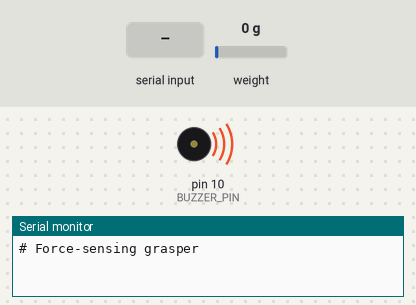
This sketch was run on a simulated Arduino Uno, built with avr-gcc and run on an emulated ATmega328P. Parts: buzzer (waves = sounding), the last lines printed to the serial monitor. The inputs (shaded band) are chosen by the test bench; at power-on: weight on the scale 0 g. EEPROM starts erased.

Above: at 0.05 s.
At 3.3 s:
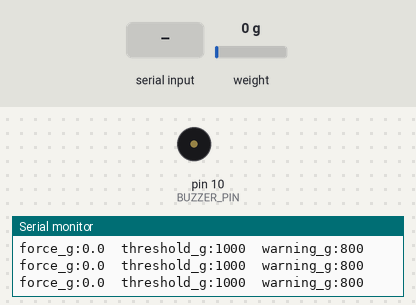
3.4 s: "s\n" received over Serial
4.9 s: "c90\n" received over Serial
6.4 s: "90,45\n" received over Serial
Timing chart, 0 to 9.4 s (numbered marks = the images above; inputs shaded):
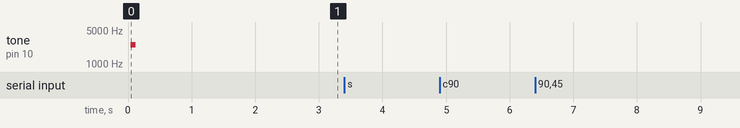

The sketch:

grasper_alarm2.ino
```cpp
/*
  Force-sensing grasper: buzzer alarm when grip force passes a threshold

  Wiring
    Load cell -> HX711          HX711 -> Arduino Uno       Buzzer
    Red   -> E+                 VCC -> 5V                  + (long leg) -> D10
    Black -> E-                 GND -> GND                 - (short leg) -> GND
    White -> A-                 DT  -> D3
    Green -> A+                 SCK -> D2

  Library: "HX711 Arduino Library" by Bogdan Necula (Library Manager).

  Serial Monitor / Plotter at 57600 baud. Type a command and press Enter:
    t         re-zero (tare). Do this with nothing touching the finger ring.
    c         calibrate: you will be asked for a known mass in grams
    s300      set the alarm threshold to 300 g (any number)
    m         mute / unmute the buzzer
    f         flip direction (if squeezing shows negative force)
    p         print current settings
  Calibration and threshold are saved, so they survive unplugging.

  Alarm
    below WARN_FRACTION x threshold   silent
    warning zone                      short beep every 0.5 s
    at or above threshold             continuous tone
    It switches off only after force drops HYSTERESIS_FRACTION below the
    level that turned it on, so it doesn't chatter at the threshold.
*/
#include <EEPROM.h>
#include "HX711.h"

// ---------------- pins ----------------
const uint8_t DT_PIN     = 3;
const uint8_t SCK_PIN    = 2;
const uint8_t BUZZER_PIN = 10;

// ---------------- settings ----------------
// Passive buzzer (needs a tone signal) = true. Active buzzer (beeps on its own
// when given 5 V) = false. If yours is silent or only clicks, flip this.
const bool  BUZZER_IS_PASSIVE   = true;
const int   TONE_HZ             = 2500;


const float DEFAULT_THRESHOLD_G = 1000.0;   // used until you set one with "s"
const float WARN_FRACTION       = 0.80;    // warning starts at 80% of threshold
const float HYSTERESIS_FRACTION = 0.10;    // must drop 10% below to switch off
const float SMOOTHING           = 0.30;    // 0..1, higher = faster but noisier

// Rough counts-per-gram for a 5 kg cell at gain 128. Replace by calibrating ("c").
// Negative because squeezing reads negative on this build; "f" flips it if needed.
const float DEFAULT_CAL_FACTOR  = -420.0;

// ---------------- saved settings ----------------
struct Settings {
  uint32_t magic;
  float    calFactor;    // HX711 counts per gram (sign sets the direction)
  float    thresholdG;
  bool     calibrated;
};
const uint32_t MAGIC = 0x47525351;   // changed: resets saved settings once so the flipped default takes effect
Settings cfg;

HX711 scale;
long  zeroOffset = 0;
float forceG = 0;          // smoothed force, grams
bool  muted = false;

enum AlarmState { SILENT, WARNING, ALARM };
AlarmState state = SILENT;

// ---------------- helpers ----------------
void saveSettings() { EEPROM.put(0, cfg); }

void loadSettings() {
  EEPROM.get(0, cfg);
  if (cfg.magic != MAGIC || isnan(cfg.calFactor) || cfg.calFactor == 0 ||
      isnan(cfg.thresholdG) || cfg.thresholdG <= 0) {
    cfg.magic = MAGIC;
    cfg.calFactor = DEFAULT_CAL_FACTOR;
    cfg.thresholdG = DEFAULT_THRESHOLD_G;
    cfg.calibrated = false;
    saveSettings();
  }
}

long readAverage(uint8_t n) {             // blocking, used only for tare/calibration
  long sum = 0;
  for (uint8_t i = 0; i < n; i++) {
    while (!scale.is_ready()) {}
    sum += scale.read();
  }
  return sum / n;
}

void buzzerOn() {
  if (muted) return;
  if (BUZZER_IS_PASSIVE) tone(BUZZER_PIN, TONE_HZ);
  else digitalWrite(BUZZER_PIN, HIGH);
}

void buzzerOff() {
  if (BUZZER_IS_PASSIVE) noTone(BUZZER_PIN);
  digitalWrite(BUZZER_PIN, LOW);
}

void tare() {
  buzzerOff();
  Serial.println(F("# Zeroing... don't touch the finger ring."));
  zeroOffset = readAverage(20);
  forceG = 0;
  state = SILENT;
  Serial.println(F("# Zeroed."));
}

void printSettings() {
  Serial.print(F("# Threshold: ")); Serial.print(cfg.thresholdG, 0);
  Serial.print(F(" g | warning from ")); Serial.print(cfg.thresholdG * WARN_FRACTION, 0);
  Serial.print(F(" g | cal factor ")); Serial.print(cfg.calFactor, 2);
  Serial.print(cfg.calibrated ? F(" (calibrated)") : F(" (NOT calibrated: values are rough)"));
  Serial.print(F(" | buzzer ")); Serial.println(muted ? F("muted") : F("on"));
}

String readLine() {                       // waits for a line typed in the Serial Monitor
  while (!Serial.available()) {}
  String s = Serial.readStringUntil('\n');
  s.trim();
  return s;
}

void calibrate() {
  buzzerOff();
  Serial.println(F("# Calibration. Step 1: remove all load, then press Enter."));
  readLine();
  zeroOffset = readAverage(20);
  Serial.println(F("# Step 2: apply a known load in the squeeze direction"));
  Serial.println(F("#   (e.g. hang a known mass from the finger ring), then type its mass in grams and press Enter."));
  float grams = readLine().toFloat();
  if (grams <= 0) { Serial.println(F("# Invalid mass, calibration cancelled.")); return; }
  long counts = readAverage(20) - zeroOffset;
  if (labs(counts) < 100) { Serial.println(F("# Reading barely changed. Check wiring, cancelled.")); return; }
  cfg.calFactor = (float)counts / grams;   // sign makes the squeeze direction positive
  cfg.calibrated = true;
  saveSettings();
  Serial.println(F("# Calibrated and saved. Remove the load and type t to re-zero."));
  printSettings();
}

void handleSerial() {
  if (!Serial.available()) return;
  String cmd = Serial.readStringUntil('\n');
  cmd.trim();
  if (cmd.length() == 0) return;
  char c = tolower(cmd.charAt(0));
  if (c == 't') tare();
  else if (c == 'c') calibrate();
  else if (c == 'm') { muted = !muted; if (muted) buzzerOff(); printSettings(); }
  else if (c == 'p') printSettings();
  else if (c == 'f') {
    cfg.calFactor = -cfg.calFactor; saveSettings(); forceG = -forceG; state = SILENT;
    Serial.println(F("# Direction flipped and saved."));
    printSettings();
  }
  else if (c == 's') {
    float v = cmd.substring(1).toFloat();
    if (v > 0) { cfg.thresholdG = v; saveSettings(); printSettings(); }
    else Serial.println(F("# Usage: s300 sets the threshold to 300 g"));
  }
}

void updateAlarm(float f) {
  float thr  = cfg.thresholdG;
  float warn = thr * WARN_FRACTION;
  float hys  = thr * HYSTERESIS_FRACTION;

  switch (state) {
    case SILENT:
      if (f >= thr) state = ALARM;
      else if (f >= warn) state = WARNING;
      break;
    case WARNING:
      if (f >= thr) state = ALARM;
      else if (f < warn - hys) state = SILENT;
      break;
    case ALARM:
      if (f < thr - hys) state = (f >= warn - hys) ? WARNING : SILENT;
      break;
  }

  if (state == ALARM) {
    buzzerOn();
  } else if (state == WARNING) {
    // 120 ms beep every 500 ms, timed with millis() so readings never pause
    if ((millis() % 500) < 120) buzzerOn(); else buzzerOff();
  } else {
    buzzerOff();
  }
}

// ---------------- main ----------------
void setup() {
  Serial.begin(57600);
  pinMode(BUZZER_PIN, OUTPUT);
  buzzerOff();
  scale.begin(DT_PIN, SCK_PIN);
  loadSettings();

  Serial.println(F("# Force-sensing grasper"));
  unsigned long t0 = millis();
  while (!scale.is_ready()) {
    if (millis() - t0 > 2000) {
      Serial.println(F("# ERROR: HX711 not responding. Check VCC, GND, DT->D3, SCK->D2."));
      while (true) {}
    }
  }

  // short startup chirp so you know the buzzer works
  buzzerOn(); delay(80); buzzerOff();

  tare();
  printSettings();
  Serial.println(F("# Commands: t tare | c calibrate | s300 threshold | m mute | f flip | p settings"));
}

void loop() {
  handleSerial();

  if (scale.is_ready()) {                       // non-blocking: ~10 or 80 readings/s
    long counts = scale.read() - zeroOffset;
    float g = counts / cfg.calFactor;
    forceG = SMOOTHING * g + (1 - SMOOTHING) * forceG;

    // Plotter-friendly line: three traces
    Serial.print(F("force_g:"));     Serial.print(forceG, 1);
    Serial.print(F("\tthreshold_g:")); Serial.print(cfg.thresholdG, 0);
    Serial.print(F("\twarning_g:"));   Serial.println(cfg.thresholdG * WARN_FRACTION, 0);
  }

  updateAlarm(forceG);
}
```
